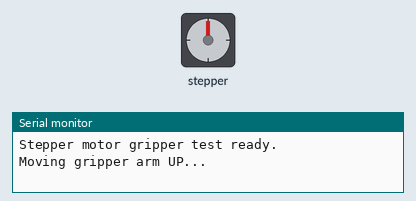
This sketch was run on a simulated ESP32. Parts: stepper motor, the last lines printed to the serial monitor. Wiring (inferred from the names in the program): stepper motor (200 steps per turn assumed): coils GPIO 14, GPIO 27, GPIO 26, GPIO 25.

Above: at 0.05 s.
At 1.7 s:
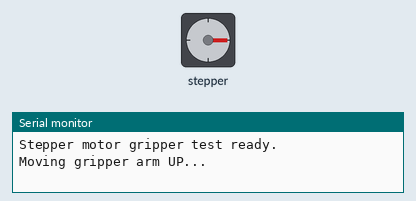
At 3.35 s:
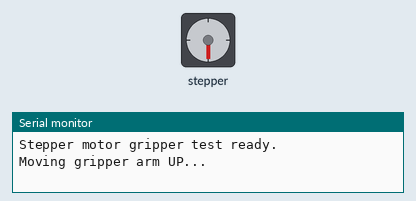
At 6.7 s:
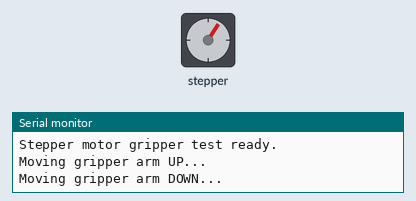
Timing chart, 0 to 10.4 s (numbered marks = the images above):
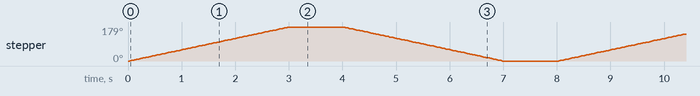

Measured:
- by itself, stepper: turns 179° clockwise in 3.0 s, then 179° counter-clockwise in 3.0 s, repeating every 8.0 s

The sketch:

gripper_stepper_test.ino
```cpp
// Stepper motor control for gripper arm using L298 driver on ESP32
// Adjust pin numbers and steps as needed

#include <Arduino.h>

// Define L298 stepper motor pins
#define IN1  14  // Connect to L298 IN1
#define IN2  27  // Connect to L298 IN2
#define IN3  26  // Connect to L298 IN3
#define IN4  25  // Connect to L298 IN4

// Steps per revolution for your stepper motor
#define STEPS_PER_REV 200

// Delay between steps (ms)
#define STEP_DELAY 15 // Increase for more torque

// Half-step sequence for 4-wire stepper
const int stepSequence[8][4] = {
  {1, 0, 0, 0},
  {1, 1, 0, 0},
  {0, 1, 0, 0},
  {0, 1, 1, 0},
  {0, 0, 1, 0},
  {0, 0, 1, 1},
  {0, 0, 0, 1},
  {1, 0, 0, 1}
};

void setStepper(int s) {
  digitalWrite(IN1, stepSequence[s][0]);
  digitalWrite(IN2, stepSequence[s][1]);
  digitalWrite(IN3, stepSequence[s][2]);
  digitalWrite(IN4, stepSequence[s][3]);
}

void stepMotor(int steps, bool direction) {
  for (int i = 0; i < steps; i++) {
    int idx = direction ? i % 8 : (7 - (i % 8));
    setStepper(idx);
    delay(STEP_DELAY);
  }
}

void setup() {
  pinMode(IN1, OUTPUT);
  pinMode(IN2, OUTPUT);
  pinMode(IN3, OUTPUT);
  pinMode(IN4, OUTPUT);
  Serial.begin(115200);
  Serial.println("Stepper motor gripper test ready.");
}

void loop() {
  Serial.println("Moving gripper arm UP...");
  stepMotor(200, true); // Move up
  delay(1000);
  Serial.println("Moving gripper arm DOWN...");
  stepMotor(200, false); // Move down
  delay(1000);
}
```
